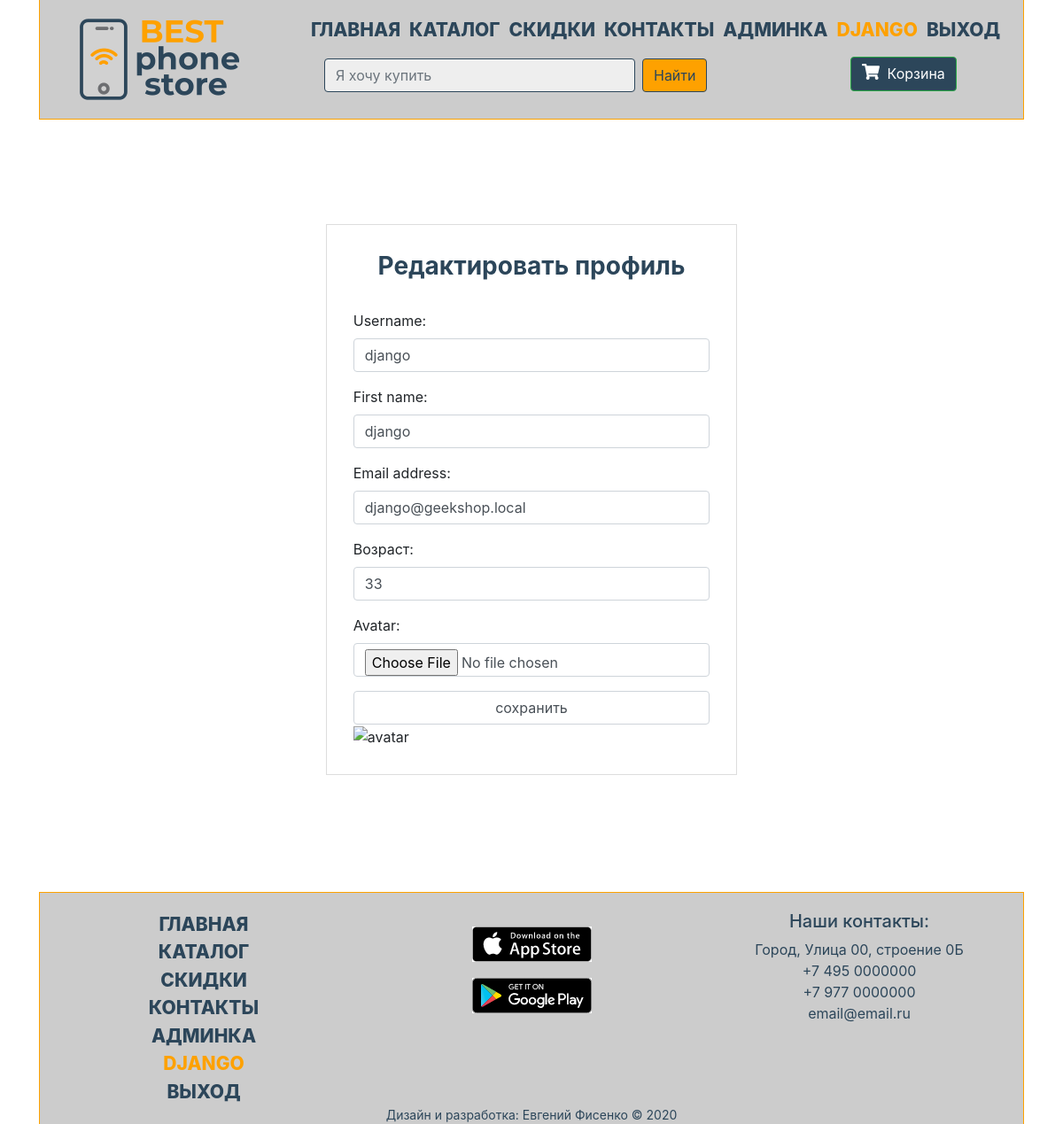
Screenshot of /auth/edit/ (signed in) with the database file from the repository.
### authapp/models.py (models this page shows)
class ShopUser(AbstractUser):
    avatar = models.ImageField(upload_to='users_avatars', blank=True)
    age = models.PositiveIntegerField(verbose_name='возраст')
    phone = models.CharField(verbose_name='телефон', max_length=12, blank=True)

### authapp/views.py (the view)
# urls.py: path('edit/', authapp.edit, name='edit'),
def edit(request):
    title = 'редактирование'
    if request.method == 'POST':
        edit_form = ShopUserEditForm(request.POST, request.FILES, instance=request.user)
        if edit_form.is_valid():
            edit_form.save()
            return HttpResponseRedirect(reverse('auth:edit'))
    else:
        edit_form = ShopUserEditForm(instance=request.user)
    content = {'title': title, 'edit_form': edit_form}
    return render(request, 'authapp/edit.html', content)

### authapp/forms.py (shortened to what this page needs)
class ShopUserEditForm(UserChangeForm):
    class Meta:
        model = ShopUser
        fields = ('username', 'first_name', 'email', 'age', 'avatar', 'password')
    def __init__(self, *args, **kwargs):
        super().__init__(*args, **kwargs)
        for field_name, field in self.fields.items():
            field.widget.attrs['class'] = 'form-control'
            field.help_text = ''
            if field_name == 'password':
                field.widget = forms.HiddenInput()

### authapp/templates/authapp/edit.html (shortened to what this page needs)
{% extends 'mainapp/base.html' %}
{% load static %}
{% block main %}
    <div class="container">
        <div class="auth-div">
            <div class="row justify-content-center">
                <div class="col-sm-5 login-div">
                    <h3 class="main-top-h">Редактировать профиль</h3><br>
                    <form class="form-horizontal" action="{% url 'auth:edit' %}" method="post" enctype="multipart/form-data">
                        {{ edit_form.as_p }}
                        <input class="form-control" type="submit" value="сохранить">
                    </form>
                    <div class="user_avatar">
                        <img src="/media/{{ user.avatar }}" alt="avatar">
                    </div>
                </div>
            </div>
        </div>
    </div>
{% endblock %}

### mainapp/templates/mainapp/includes/inc_main_menu.html (shortened to what this page needs)
{% load static%}
<ul class="header-nav navbar-nav">
    <li class="nav-item">
        <a href="{% url 'main' %}" class="menu-a  ">ГЛАВНАЯ</a>
    </li>
    <li class="nav-item">
        <a href="{% url 'products:index' %}" class="menu-a  ">КАТАЛОГ</a>
    </li>
    <li class="nav-item">
        <a href="{% url 'sales' %}" class="menu-a  ">СКИДКИ</a>
    </li>
    <li class="nav-item">
        <a href="{% url 'contacts' %}" class="menu-a  ">КОНТАКТЫ</a>
    </li>
    {% if user.is_superuser %}
        <li>
            <a href="{% url 'admin:users' %}" class="menu-a">Админка</a>
        </li>
    {% endif %}
    {% if user.is_authenticated %}
        <li>
            <a href='{% url 'auth:edit' %}' class="menu-a {% if request.resolver_match.route == 'auth/edit/' %}
                menu-active {% endif %}" > {{ user.first_name|default:'Пользователь' }} </a>
        </li>
        <li>
            <a href='{% url 'auth:logout' %}' class="menu-a"> Выход </a>
        </li>
    {% endif %}
</ul>

### static/css/main.css (style rules this page uses)
.menu-a { color: #2c465a; font-size: 21px; font-weight: 800; text-transform: uppercase; margin-right: 10px; display: inline-block; width: 100%; }
.menu-active { color: #fea100; }
.main-top-h { color: #2c465a; font-weight: 700; text-align: center; }
.footer li { color: #2c465a; list-style-type: none; }
.footer ul { padding: 0; }
.login-div { margin: 120px; outline: 1px solid #ddd; padding: 30px; }

### rows the page displays
ShopUser: first_name "DJANGO DJANGO", username "django", first_name "django", email "django@geekshop.local", age "33"
